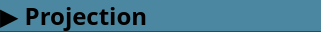
    <widget class="QGroupBox" name="groupBox_project">
     <property name="geometry">
      <rect>
       <x>0</x>
       <y>261</y>
       <width>321</width>
       <height>32</height>
      </rect>
     </property>
     <property name="styleSheet">
      <string notr="true">background: qlineargradient(x1:0, y1:0, x2:0, y2:1, stop:0 #2a4b59, stop:0.1 #2a4b59, stop:1 #2a4b59);
border-radius: 0px;</string>
     </property>
     <property name="title">
      <string/>
     </property>
     <widget class="QPushButton" name="pushButton_project">
      <property name="geometry">
       <rect>
        <x>0</x>
        <y>0</y>
        <width>321</width>
        <height>31</height>
       </rect>
      </property>
      <property name="font">
       <font>
        <family>AppleGothic</family>
        <pointsize>18</pointsize>
        <weight>75</weight>
        <bold>true</bold>
       </font>
      </property>
      <property name="layoutDirection">
       <enum>Qt::LeftToRight</enum>
      </property>
      <property name="styleSheet">
       <string notr="true">QPushButton {
background-color: #4c87a1;
text-align: left;
}
QPushButton::hover {
background-color:  #2a4b59;
}</string>
      </property>
      <property name="text">
       <string>▶ Projection</string>
      </property>
      <property name="default">
       <bool>false</bool>
      </property>
     </widget>
     <widget class="QRadioButton" name="radioButton_central">
      <property name="geometry">
       <rect>
        <x>20</x>
        <y>40</y>
        <width>111</width>
        <height>31</height>
       </rect>
      </property>
      <property name="font">
       <font>
        <pointsize>16</pointsize>
       </font>
      </property>
      <property name="styleSheet">
       <string notr="true">border:0px;</string>
      </property>
      <property name="text">
       <string>Perspective</string>
      </property>
     </widget>
     <widget class="QRadioButton" name="radioButton_ortho">
      <property name="geometry">
       <rect>
        <x>180</x>
        <y>40</y>
        <width>131</width>
        <height>31</height>
       </rect>
      </property>
      <property name="font">
       <font>
        <pointsize>16</pointsize>
       </font>
      </property>
      <property name="styleSheet">
       <string notr="true">border:0px;</string>
      </property>
      <property name="text">
       <string>Orthographic</string>
      </property>
      <property name="checked">
       <bool>true</bool>
      </property>
     </widget>
    </widget>
